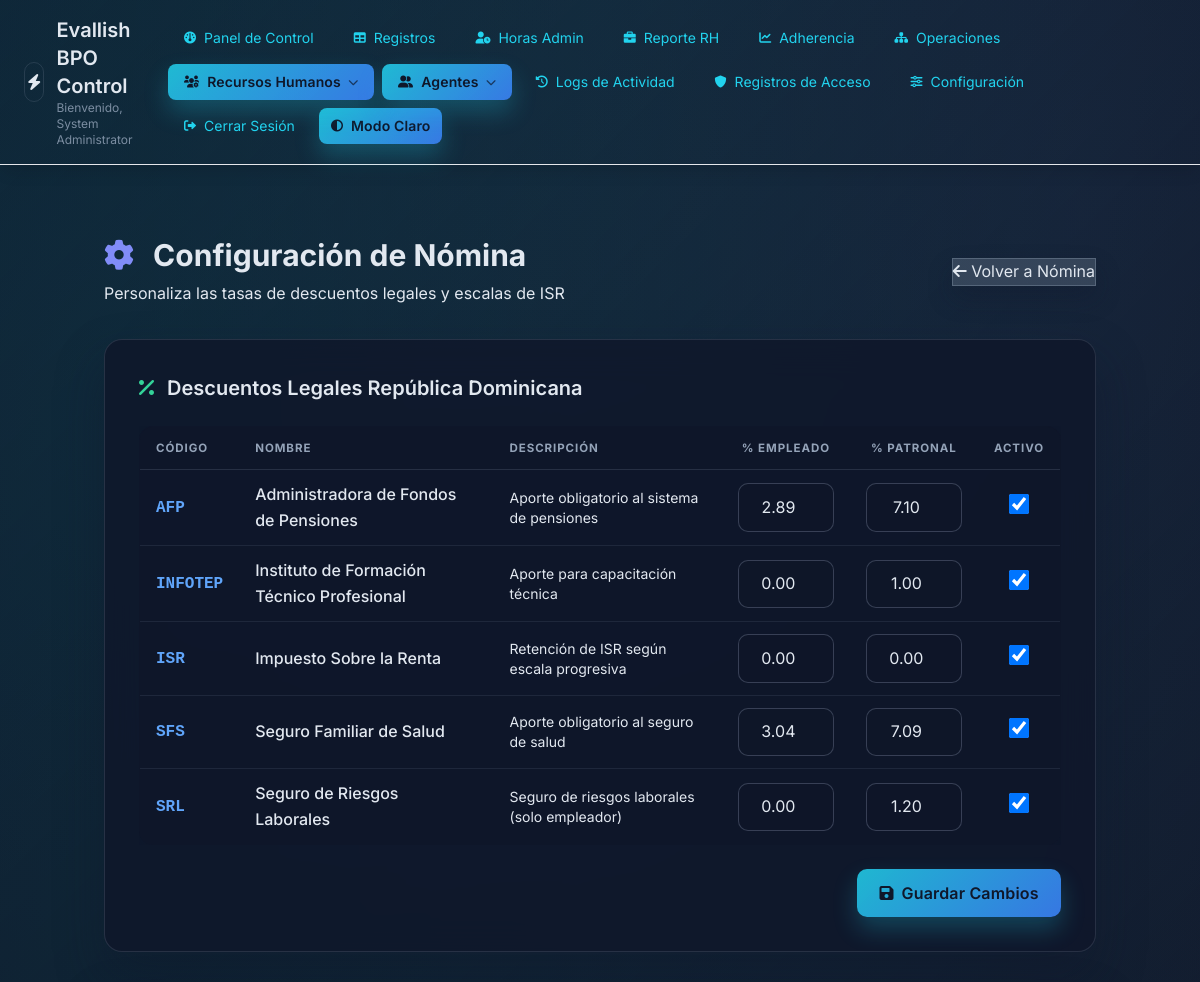
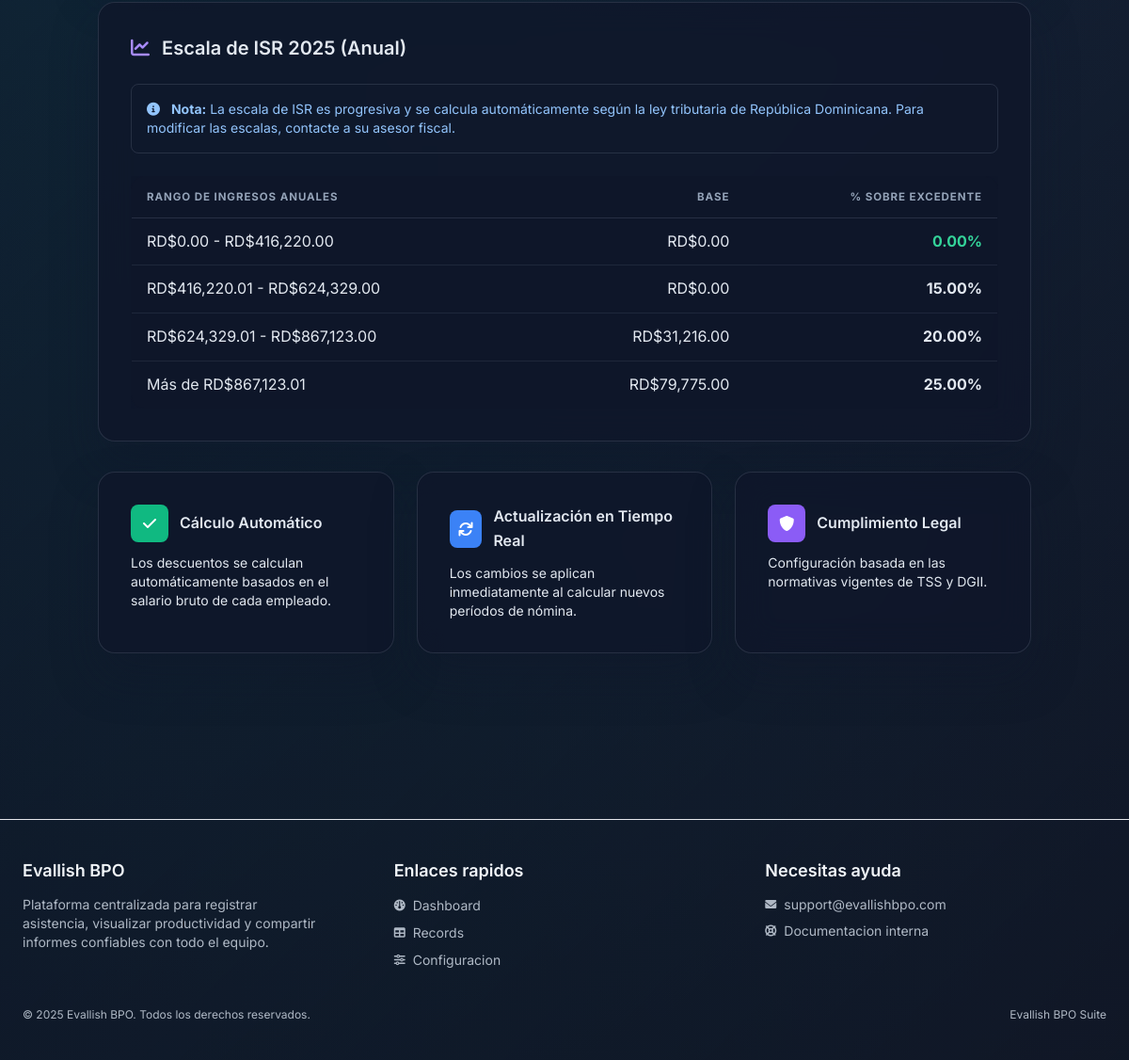
The page /hr/payroll_settings.php (signed in) on the database its author committed (2 pictures, top to bottom).
### tables this page shows
CREATE TABLE `payroll_deduction_config` (
  `id` int(11) NOT NULL,
  `code` varchar(50) NOT NULL COMMENT 'AFP, SFS, ISR, etc',
  `name` varchar(100) NOT NULL,
  `description` text,
  `type` enum('PERCENTAGE','FIXED','PROGRESSIVE') NOT NULL DEFAULT 'PERCENTAGE',
  `employee_percentage` decimal(5,2) DEFAULT '0.00' COMMENT 'Porcentaje empleado',
  `employer_percentage` decimal(5,2) DEFAULT '0.00' COMMENT 'Porcentaje empleador',
  `fixed_amount` decimal(10,2) DEFAULT '0.00',
  `is_active` tinyint(1) DEFAULT '1',
  `is_mandatory` tinyint(1) DEFAULT '1' COMMENT 'Si es obligatorio por ley',
  `applies_to_salary` tinyint(1) DEFAULT '1',
  `created_at` timestamp NOT NULL DEFAULT CURRENT_TIMESTAMP,
  `updated_at` timestamp NULL DEFAULT NULL ON UPDATE CURRENT_TIMESTAMP
);

CREATE TABLE `payroll_isr_scales` (
  `id` int(11) NOT NULL,
  `min_amount` decimal(12,2) NOT NULL,
  `max_amount` decimal(12,2) DEFAULT NULL COMMENT 'NULL = sin límite superior',
  `base_tax` decimal(12,2) NOT NULL DEFAULT '0.00',
  `excess_rate` decimal(5,2) NOT NULL DEFAULT '0.00' COMMENT 'Porcentaje sobre excedente',
  `year` int(11) NOT NULL DEFAULT '2025',
  `is_active` tinyint(1) DEFAULT '1',
  `created_at` timestamp NOT NULL DEFAULT CURRENT_TIMESTAMP
);

### hr/payroll_settings.php (the view, shortened to what this page needs)
<?php
require_once '../db.php';
$theme = $_SESSION['theme'] ?? 'dark';
$bodyClass = $theme === 'light' ? 'theme-light' : 'theme-dark';
$deductions = $pdo->query("SELECT * FROM payroll_deduction_config ORDER BY code")->fetchAll(PDO::FETCH_ASSOC);
$isrScales = $pdo->query("SELECT * FROM payroll_isr_scales WHERE year = 2025 ORDER BY min_amount")->fetchAll(PDO::FETCH_ASSOC);
?>
<!DOCTYPE html>
<html lang="es">
<head>
    <link href="https://cdn.jsdelivr.net/npm/tailwindcss@2.2.19/dist/tailwind.min.css" rel="stylesheet">
    <link href="https://cdnjs.cloudflare.com/ajax/libs/font-awesome/6.0.0/css/all.min.css" rel="stylesheet">
    <link href="../assets/css/theme.css" rel="stylesheet">
</head>
<body class="<?= htmlspecialchars($bodyClass) ?>">
    <?php include '../header.php'; ?>
    <div class="container mx-auto px-4 py-8">
        <div class="flex justify-between items-center mb-8">
            <div>
                <h1 class="text-3xl font-bold mb-2">
                    <i class="fas fa-cog text-indigo-400 mr-3"></i>
                    Configuración de Nómina
                </h1>
                <p class="text-slate-400">Personaliza las tasas de descuentos legales y escalas de ISR</p>
            </div>
            <a href="payroll.php" class="btn-secondary">
                <i class="fas fa-arrow-left"></i>
                Volver a Nómina
            </a>
        </div>
        <div class="glass-card mb-8">
            <h2 class="text-xl font-semibold mb-6">
                <i class="fas fa-percentage text-green-400 mr-2"></i>
                Descuentos Legales República Dominicana
            </h2>
            <form method="POST">
                <div class="overflow-x-auto">
                    <table class="w-full">
                        <thead>
                            <tr class="border-b border-slate-700">
                                <th class="text-left py-3 px-4">Código</th>
                                <th class="text-left py-3 px-4">Nombre</th>
                                <th class="text-left py-3 px-4">Descripción</th>
                                <th class="text-center py-3 px-4">% Empleado</th>
                                <th class="text-center py-3 px-4">% Patronal</th>
                                <th class="text-center py-3 px-4">Activo</th>
                            </tr>
                        </thead>
                        <tbody>
                            <?php foreach ($deductions as $deduction): ?>
                                <tr class="border-b border-slate-800">
                                    <td class="py-3 px-4">
                                        <span class="font-mono font-bold text-blue-400"><?= htmlspecialchars($deduction['code']) ?></span>
                                    </td>
                                    <td class="py-3 px-4 font-medium"><?= htmlspecialchars($deduction['name']) ?></td>
                                    <td class="py-3 px-4 text-sm text-slate-400"><?= htmlspecialchars($deduction['description']) ?></td>
                                    <td class="py-3 px-4">
                                        <input type="number"
                                               name="deductions[<?= $deduction['id'] ?>][employee_percentage]"
                                               value="<?= $deduction['employee_percentage'] ?>"
                                               step="0.01"
                                               min="0"
                                               max="100"
                                               class="form-control text-center w-24"
                                               <?= $deduction['code'] === 'ISR' ? 'readonly' : '' ?>>
                                    </td>
                                    <td class="py-3 px-4">
                                        <input type="number"
                                               name="deductions[<?= $deduction['id'] ?>][employer_percentage]"
                                               value="<?= $deduction['employer_percentage'] ?>"
                                               step="0.01"
                                               min="0"
                                               max="100"
                                               class="form-control text-center w-24"
                                               <?= $deduction['code'] === 'ISR' ? 'readonly' : '' ?>>
                                    </td>
                                    <td class="py-3 px-4 text-center">
                                        <input type="checkbox"
                                               name="deductions[<?= $deduction['id'] ?>][is_active]"
                                               <?= $deduction['is_active'] ? 'checked' : '' ?>
                                               class="form-checkbox h-5 w-5 text-blue-600">
                                    </td>
                                </tr>
                            <?php endforeach; ?>
                        </tbody>
                    </table>
                </div>
                <div class="mt-6 flex justify-end">
                    <button type="submit" class="btn-primary">
                        <i class="fas fa-save"></i>
                        Guardar Cambios
                    </button>
                </div>
            </form>
        </div>
        <div class="glass-card">
            <h2 class="text-xl font-semibold mb-6">
                <i class="fas fa-chart-line text-purple-400 mr-2"></i>
                Escala de ISR 2025 (Anual)
            </h2>
            <div class="bg-blue-500/10 border border-blue-500/30 rounded-lg p-4 mb-6">
                <p class="text-sm text-blue-300">
                    <i class="fas fa-info-circle mr-2"></i>
                    <strong>Nota:</strong> La escala de ISR es progresiva y se calcula automáticamente según la ley tributaria de República Dominicana.
                    Para modificar las escalas, contacte a su asesor fiscal.
                </p>
            </div>
            <div class="overflow-x-auto">
                <table class="w-full">
                    <thead>
                        <tr class="border-b border-slate-700">
                            <th class="text-left py-3 px-4">Rango de Ingresos Anuales</th>
                            <th class="text-right py-3 px-4">Base</th>
                            <th class="text-right py-3 px-4">% sobre Excedente</th>
                        </tr>
                    </thead>
                    <tbody>
                        <?php foreach ($isrScales as $scale): ?>
                            <tr class="border-b border-slate-800">
                                <td class="py-3 px-4">
                                    <?php if ($scale['max_amount']): ?>
                                        RD$<?= number_format($scale['min_amount'], 2) ?> - RD$<?= number_format($scale['max_amount'], 2) ?>
                                    <?php else: ?>
                                        Más de RD$<?= number_format($scale['min_amount'], 2) ?>
                                    <?php endif; ?>
                                </td>
                                <td class="py-3 px-4 text-right">RD$<?= number_format($scale['base_tax'], 2) ?></td>
                                <td class="py-3 px-4 text-right">
                                    <span class="font-bold <?= $scale['excess_rate'] > 0 ? 'text-orange-400' : 'text-green-400' ?>">
                                        <?= $scale['excess_rate'] ?>%
                                    </span>
                                </td>
                            </tr>
                        <?php endforeach; ?>
                    </tbody>
                </table>
            </div>
        </div>
        <div class="grid grid-cols-1 md:grid-cols-3 gap-6 mt-8">
            <div class="glass-card">
                <div class="flex items-center mb-3">
                    <div class="w-10 h-10 rounded-lg flex items-center justify-center bg-green-500 mr-3">
                        <i class="fas fa-check text-white"></i>
                    </div>
                    <h3 class="font-semibold">Cálculo Automático</h3>
                </div>
                <p class="text-sm text-slate-400">
                    Los descuentos se calculan automáticamente basados en el salario bruto de cada empleado.
                </p>
            </div>
            <div class="glass-card">
                <div class="flex items-center mb-3">
                    <div class="w-10 h-10 rounded-lg flex items-center justify-center bg-blue-500 mr-3">
                        <i class="fas fa-sync text-white"></i>
                    </div>
                    <h3 class="font-semibold">Actualización en Tiempo Real</h3>
                </div>
                <p class="text-sm text-slate-400">
                    Los cambios se aplican inmediatamente al calcular nuevos períodos de nómina.
                </p>
            </div>
            <div class="glass-card">
                <div class="flex items-center mb-3">
                    <div class="w-10 h-10 rounded-lg flex items-center justify-center bg-purple-500 mr-3">
                        <i class="fas fa-shield-alt text-white"></i>
                    </div>
                    <h3 class="font-semibold">Cumplimiento Legal</h3>
                </div>
                <p class="text-sm text-slate-400">
                    Configuración basada en las normativas vigentes de TSS y DGII.
                </p>
            </div>
        </div>
    </div>
    <?php include '../footer.php'; ?>
</body>
</html>

### assets/css/theme.css (style rules this page uses)
:root { --bg-primary: #0b1221; --bg-secondary: rgba(15, 23, 42, 0.78); --bg-elevated: rgba(15, 23, 42, 0.88); --bg-hover: rgba(62, 84, 118, 0.45); --text-primary: #e2e8f0; --text-muted: #94a3b8; --accent-cyan: #22d3ee; --accent-emerald: #34d399; --border-soft: rgba(148, 163, 184, 0.18); --shadow-lg: 0 24px 48px rgba(15, 23, 42, 0.4); --radius-lg: 18px; --radius-md: 14px; --radius-sm: 10px; }
*, *::before, *::after { box-sizing: border-box; }
body { min-height: 100vh; margin: 0; font-family: 'Inter', 'Segoe UI', Tahoma, sans-serif; background: radial-gradient(120% 120% at 10% 20%, rgba(34, 211, 238, 0.22), transparent), radial-gradient(80% 100% at 90% 10%, rgba(129, 140, 248, 0.2), transparent), radial-gradient(80% 120% at 50% 0%, rgba(15, 118, 110, 0.25), transparent), var(--bg-primary) !important; background-attachment: fixed; color: var(--text-primary) !important; line-height: 1.6; }
body::before { content: ''; position: fixed; inset: 0; background: linear-gradient(135deg, rgba(15, 23, 42, 0.55), rgba(17, 24, 39, 0.85)); pointer-events: none; z-index: -1; }
a { color: var(--accent-cyan); text-decoration: none; transition: opacity 0.2s ease, color 0.2s ease; }
.glass-card { background: var(--bg-secondary); border-radius: var(--radius-lg); border: 1px solid var(--border-soft); box-shadow: var(--shadow-lg); backdrop-filter: blur(18px); -webkit-backdrop-filter: blur(18px); padding: clamp(1.5rem, 1.5vw + 1rem, 2.25rem); }
.border, .border-gray-100, .border-gray-200, .border-gray-300 { border-color: var(--border-soft) !important; }
.table, table { width: 100%; border-collapse: collapse; background: var(--bg-secondary); color: var(--text-primary); border: 1px solid var(--border-soft); border-radius: var(--radius-md); overflow: hidden; box-shadow: var(--shadow-lg); }
table thead { background: rgba(15, 23, 42, 0.9); }
table thead th { color: var(--text-muted); text-transform: uppercase; font-size: 0.72rem; letter-spacing: 0.08em; padding: 0.85rem 1.1rem; border-bottom: 1px solid rgba(148, 163, 184, 0.18); }
table tbody tr { transition: background 0.2s ease, transform 0.1s ease; }
table tbody tr:nth-child(even) { background: rgba(15, 23, 42, 0.35); }
table td { padding: 0.85rem 1.1rem; border-bottom: 1px solid rgba(148, 163, 184, 0.12); }
input, select, textarea { width: 100%; background: rgba(15, 23, 42, 0.68); color: var(--text-primary); border: 1px solid rgba(148, 163, 184, 0.3); border-radius: var(--radius-sm); padding: 0.65rem 0.85rem; transition: border-color 0.2s ease, box-shadow 0.2s ease; }
input::placeholder, textarea::placeholder { color: rgba(148, 163, 184, 0.6); }
button, .btn-primary { display: inline-flex; align-items: center; justify-content: center; gap: 0.5rem; background: linear-gradient(135deg, rgba(34, 211, 238, 0.85), rgba(59, 130, 246, 0.9)); color: #0f172a; border: none; border-radius: var(--radius-sm); padding: 0.7rem 1.4rem; font-weight: 600; letter-spacing: 0.01em; cursor: pointer; transition: transform 0.18s ease, box-shadow 0.2s ease, opacity 0.18s ease; box-shadow: 0 12px 24px rgba(34, 211, 238, 0.24); }
.btn-secondary { background: rgba(148, 163, 184, 0.25); color: var(--text-primary); border: 1px solid rgba(148, 163, 184, 0.35); box-shadow: 0 12px 24px rgba(15, 23, 42, 0.3); }
.responsive-scroll { width: 100%; overflow-x: auto; -webkit-overflow-scrolling: touch; scrollbar-width: thin; scrollbar-color: rgba(148, 163, 184, 0.4) transparent; }
.responsive-scroll table { min-width: 720px; }
body.theme-dark { --bg-primary: #0b1221; --bg-secondary: rgba(15, 23, 42, 0.82); --bg-elevated: rgba(15, 23, 42, 0.9); --bg-hover: rgba(62, 84, 118, 0.45); --text-primary: #e2e8f0; --text-muted: #94a3b8; --accent-cyan: #22d3ee; --accent-emerald: #34d399; --border-soft: rgba(148, 163, 184, 0.18); --shadow-lg: 0 24px 48px rgba(15, 23, 42, 0.4); }

### rows shown on the page
payroll_deduction_config: code "AFP", name "Administradora de Fondos de Pensiones", description "Aporte obligatorio al sistema de pensiones", id+employee_percentage+code "2.89", id+employer_percentage+code "7.10", is_active "☑"
payroll_deduction_config: code "INFOTEP", name "Instituto de Formación Técnico Profesional", description "Aporte para capacitación técnica", id+employee_percentage+code "0.00", id+employer_percentage+code "1.00", is_active "☑"
payroll_deduction_config: code "ISR", name "Impuesto Sobre la Renta", description "Retención de ISR según escala progresiva", id+employee_percentage+code "0.00", id+employer_percentage+code "0.00", is_active "☑"
payroll_deduction_config: code "SFS", name "Seguro Familiar de Salud", description "Aporte obligatorio al seguro de salud", id+employee_percentage+code "3.04", id+employer_percentage+code "7.09", is_active "☑"
payroll_deduction_config: code "SRL", name "Seguro de Riesgos Laborales", description "Seguro de riesgos laborales (solo empleador)", id+employee_percentage+code "0.00", id+employer_percentage+code "1.20", is_active "☑"
payroll_isr_scales: min_amount "0.00", max_amount "416,220.00", base_tax "0.00", excess_rate "0.00"
payroll_isr_scales: min_amount "416,220.01", max_amount "624,329.00", base_tax "0.00", excess_rate "15.00"
payroll_isr_scales: min_amount "624,329.01", max_amount "867,123.00", base_tax "31,216.00", excess_rate "20.00"
payroll_isr_scales: min_amount "867,123.01", base_tax "79,775.00", excess_rate "25.00"

### other values the page prints
$userDisplayName "System Administrator"
$item['label'] "Panel de Control"
$item['label'] "Registros"
$item['label'] "Horas Admin"
$item['label'] "Reporte RH"
$item['label'] "Adherencia"
$item['label'] "Operaciones"
$item['label'] "Recursos Humanos"
$item['label'] "Agentes"
$item['label'] "Logs de Actividad"
$item['label'] "Registros de Acceso"
$item['label'] "Configuración"
$themeLabel "Modo Claro"
